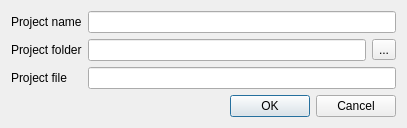
<?xml version="1.0" encoding="UTF-8"?>
<ui version="4.0">
 <class>CreateNewProjectDialog</class>
 <widget class="QDialog" name="CreateNewProjectDialog">
  <property name="geometry">
   <rect>
    <x>0</x>
    <y>0</y>
    <width>407</width>
    <height>121</height>
   </rect>
  </property>
  <property name="sizePolicy">
   <sizepolicy hsizetype="Preferred" vsizetype="Preferred">
    <horstretch>0</horstretch>
    <verstretch>0</verstretch>
   </sizepolicy>
  </property>
  <property name="windowTitle">
   <string>Dialog</string>
  </property>
  <layout class="QVBoxLayout" name="verticalLayout_2">
   <item>
    <layout class="QGridLayout" name="gridLayout">
     <item row="0" column="0">
      <widget class="QLabel" name="projectNameLabel">
       <property name="text">
        <string>Project name</string>
       </property>
      </widget>
     </item>
     <item row="0" column="1" colspan="2">
      <widget class="QLineEdit" name="projectNameEdit"/>
     </item>
     <item row="1" column="0">
      <widget class="QLabel" name="projectFolderLabel">
       <property name="text">
        <string>Project folder</string>
       </property>
      </widget>
     </item>
     <item row="1" column="2">
      <widget class="QToolButton" name="folderSelectButton">
       <property name="text">
        <string>...</string>
       </property>
      </widget>
     </item>
     <item row="2" column="0">
      <widget class="QLabel" name="projectFileLabel">
       <property name="text">
        <string>Project file</string>
       </property>
      </widget>
     </item>
     <item row="2" column="1" colspan="2">
      <widget class="QLineEdit" name="projectFileEdit"/>
     </item>
     <item row="1" column="1">
      <widget class="QLineEdit" name="projectFolderEdit"/>
     </item>
    </layout>
   </item>
   <item>
    <widget class="QDialogButtonBox" name="buttonBox">
     <property name="standardButtons">
      <set>QDialogButtonBox::Cancel|QDialogButtonBox::Ok</set>
     </property>
    </widget>
   </item>
  </layout>
 </widget>
 <tabstops>
  <tabstop>projectNameEdit</tabstop>
  <tabstop>projectFolderEdit</tabstop>
  <tabstop>folderSelectButton</tabstop>
  <tabstop>projectFileEdit</tabstop>
 </tabstops>
 <resources>
  <include location="../../../ugeneui.qrc"/>
 </resources>
 <connections>
  <connection>
   <sender>buttonBox</sender>
   <signal>accepted()</signal>
   <receiver>CreateNewProjectDialog</receiver>
   <slot>accept()</slot>
   <hints>
    <hint type="sourcelabel">
     <x>306</x>
     <y>237</y>
    </hint>
    <hint type="destinationlabel">
     <x>306</x>
     <y>128</y>
    </hint>
   </hints>
  </connection>
  <connection>
   <sender>buttonBox</sender>
   <signal>rejected()</signal>
   <receiver>CreateNewProjectDialog</receiver>
   <slot>reject()</slot>
   <hints>
    <hint type="sourcelabel">
     <x>306</x>
     <y>237</y>
    </hint>
    <hint type="destinationlabel">
     <x>306</x>
     <y>128</y>
    </hint>
   </hints>
  </connection>
 </connections>
</ui>
